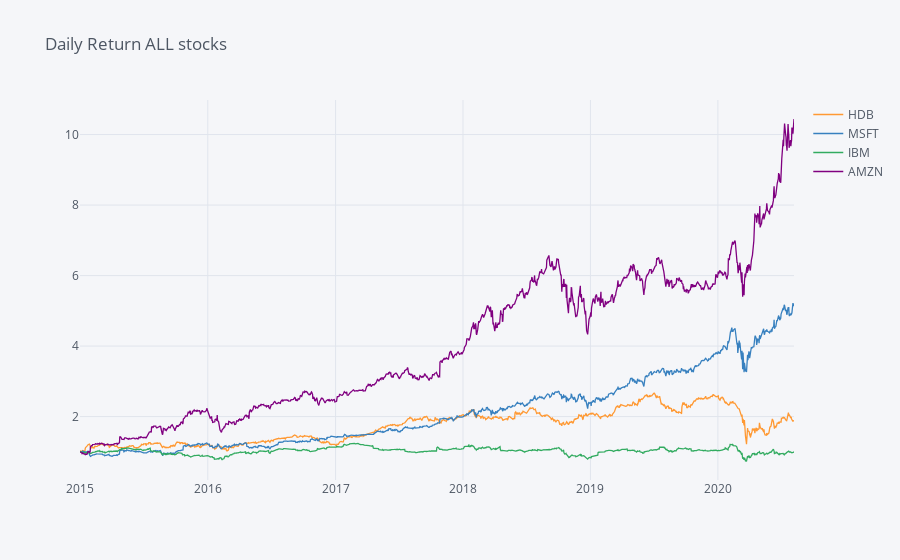

The notebook cell this image was saved under:
### Markdown cell above
This plot is going to show the daily return change  over time. and we can see here that the amazon stock price is always very expensive as compare to other.

### Code cell
stock_return.iplot(title = "Daily Return ALL stocks")

### Figure 1 — Plotly figure (JSON) as saved in the notebook; plotly's stock layout.template omitted (floating-point values rounded to 4 significant figures; data arrays with more than 128 entries replaced by an {"elided": "..."} marker saying what was removed)
{"data": [{"line": {"color": "rgba(255, 153, 51, 1.0)", "dash": "solid", "shape": "linear", "width": 1.3}, "mode": "lines", "name": "HDB", "text": "", "type": "scatter", "x": {"elided": "1410 str values"}, "y": {"elided": "1410 float values"}}, {"line": {"color": "rgba(55, 128, 191, 1.0)", "dash": "solid", "shape": "linear", "width": 1.3}, "mode": "lines", "name": "MSFT", "text": "", "type": "scatter", "x": {"elided": "1410 str values"}, "y": {"elided": "1410 float values"}}, {"line": {"color": "rgba(50, 171, 96, 1.0)", "dash": "solid", "shape": "linear", "width": 1.3}, "mode": "lines", "name": "IBM", "text": "", "type": "scatter", "x": {"elided": "1410 str values"}, "y": {"elided": "1410 float values"}}, {"line": {"color": "rgba(128, 0, 128, 1.0)", "dash": "solid", "shape": "linear", "width": 1.3}, "mode": "lines", "name": "AMZN", "text": "", "type": "scatter", "x": {"elided": "1410 str values"}, "y": {"elided": "1410 float values"}}], "layout": {"legend": {"bgcolor": "#F5F6F9", "font": {"color": "#4D5663"}}, "paper_bgcolor": "#F5F6F9", "plot_bgcolor": "#F5F6F9", "title": {"font": {"color": "#4D5663"}, "text": "Daily Return ALL stocks"}, "xaxis": {"gridcolor": "#E1E5ED", "showgrid": true, "tickfont": {"color": "#4D5663"}, "title": {"font": {"color": "#4D5663"}, "text": ""}, "zerolinecolor": "#E1E5ED"}, "yaxis": {"gridcolor": "#E1E5ED", "showgrid": true, "tickfont": {"color": "#4D5663"}, "title": {"font": {"color": "#4D5663"}, "text": ""}, "zerolinecolor": "#E1E5ED"}}}
